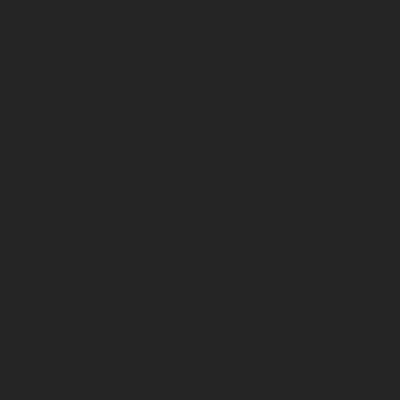
Frame 1 (no input)
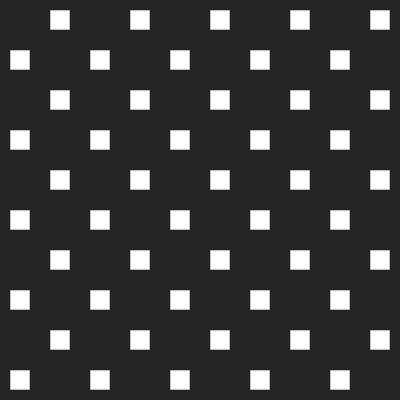
Frame 60 (the mouse pressed at the canvas centre just before this capture)
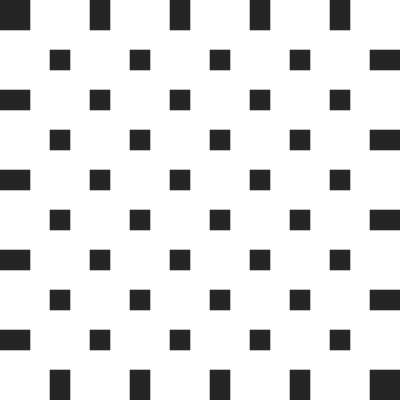
Frame 120 (the mouse held since frame 60 and released just before this capture)

The Processing sketch that drew these frames (run headless with seeded random() and noise(); from frame 60 on, the mouse is pressed at the canvas centre):

// Processing sketch: CodeADay35_5
// ── CodeADay35_5.pde
int start = 0;
boolean light = true;
int size = 40;

void setup() {
  size(400, 400);
  smooth(3);
  rectMode(CENTER);
  noStroke();
}

void draw() {
  if (start%360 == 0) {
    light = !light;
  }
  
  if (light) {
    background(255);
  } else {
    background(37);
  }
  
  if (light) {
    for (int i = size + size/2; i < width; i+=(size*2)) {
        for (int j = size + size/2; j < height; j+=(size*2)) {
          pushMatrix();
          translate(i, j);
          fill(37);
          rect(0, 0, size-cos(radians(start))*size, size-cos(radians(start))*size);
          popMatrix();
        }
      }
    
    for (int i = size/2; i <= width; i+=(size*2)) {
        for (int j = size/2; j < height; j+=(size*2)) {
          pushMatrix();
          translate(i, j);
          fill(37);
          rect(0, 0, size-cos(radians(start))*size, size-cos(radians(start))*size);
          popMatrix();
        }
    }
  } else {
    for (int i = size + size/2; i < width; i+=(size*2)) {
        for (int j = size/2; j < height; j+=(size*2)) {
          pushMatrix();
          translate(i, j);
          fill(255);
          rect(0, 0, size-cos(radians(360-start))*size, size-cos(radians(360-start))*size);
          popMatrix();
        }
      }
    
    for (int i = size/2; i <= width; i+=(size*2)) {
        for (int j = size + size/2; j < height; j+=(size*2)) {
          pushMatrix();
          translate(i, j);
          fill(255);
          rect(0, 0, size-cos(radians(360-start))*size, size-cos(radians(360-start))*size);
          popMatrix();
        }
    }
  }
  
  start++;
}
